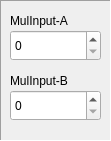
   <widget class="QFrame" name="frame">
    <property name="geometry">
     <rect>
      <x>10</x>
      <y>30</y>
      <width>111</width>
      <height>141</height>
     </rect>
    </property>
    <property name="frameShape">
     <enum>QFrame::Panel</enum>
    </property>
    <property name="frameShadow">
     <enum>QFrame::Sunken</enum>
    </property>
    <widget class="QLabel" name="label">
     <property name="geometry">
      <rect>
       <x>10</x>
       <y>10</y>
       <width>91</width>
       <height>21</height>
      </rect>
     </property>
     <property name="text">
      <string>MulInput-A</string>
     </property>
    </widget>
    <widget class="QSpinBox" name="spinBoxMulInputA">
     <property name="geometry">
      <rect>
       <x>10</x>
       <y>30</y>
       <width>91</width>
       <height>31</height>
      </rect>
     </property>
     <property name="maximum">
      <number>16777215</number>
     </property>
    </widget>
    <widget class="QLabel" name="label_11">
     <property name="geometry">
      <rect>
       <x>10</x>
       <y>70</y>
       <width>91</width>
       <height>21</height>
      </rect>
     </property>
     <property name="text">
      <string>MulInput-B</string>
     </property>
    </widget>
    <widget class="QSpinBox" name="spinBoxMulInputB">
     <property name="geometry">
      <rect>
       <x>10</x>
       <y>90</y>
       <width>91</width>
       <height>31</height>
      </rect>
     </property>
     <property name="maximum">
      <number>16777215</number>
     </property>
    </widget>
   </widget>
